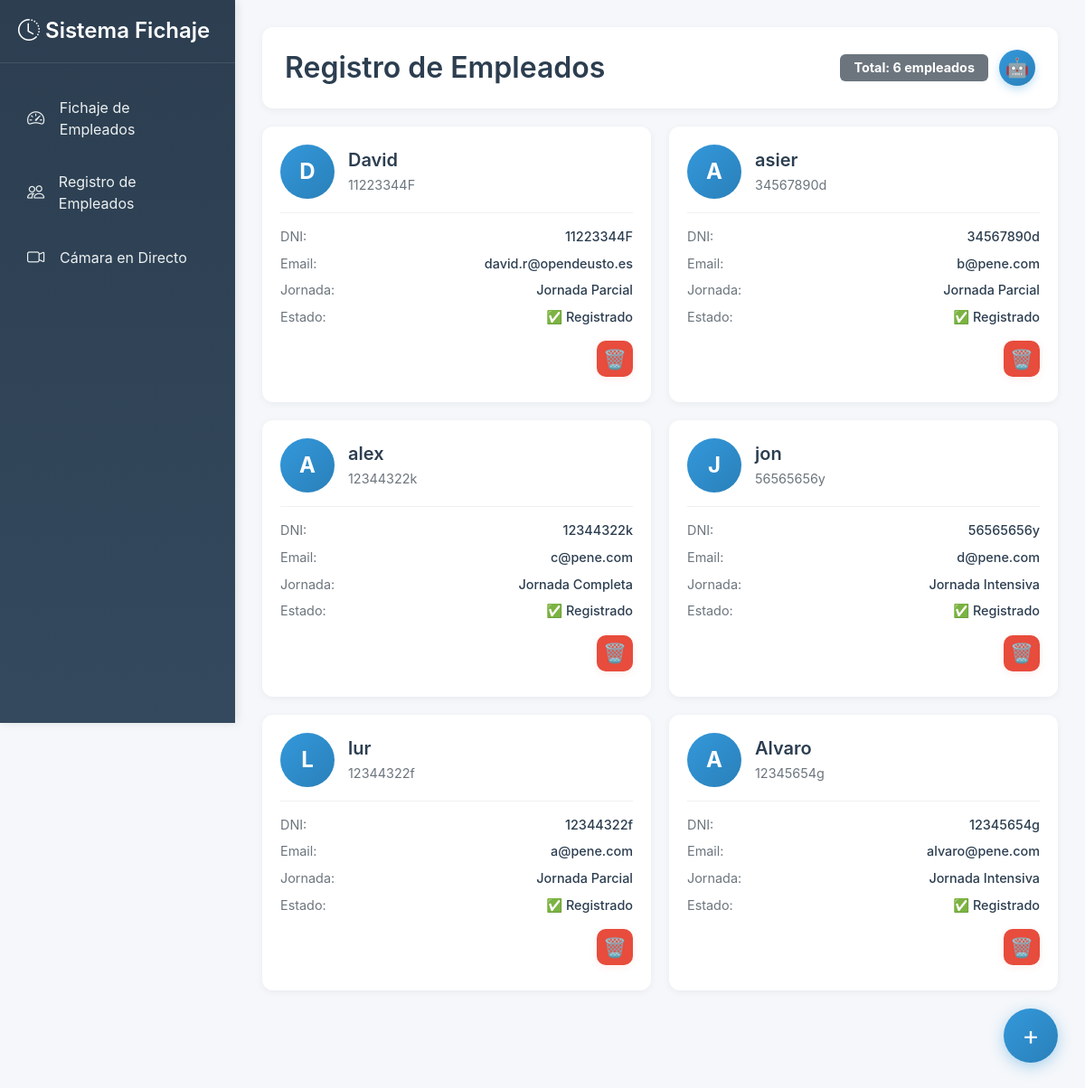
Screenshot of /registro_empleados with the database file from the repository.
### core/bd/bd_create.py (models this page shows, shortened)
class Empleado(db.Model):
    __tablename__ = "empleados"
    dni = db.Column(db.String(9), primary_key=True)
    nombre = db.Column(db.String(100), nullable=False)
    email = db.Column(db.String(120), unique=True, nullable=False)
    jornada = db.Column(db.Integer, nullable=False)
    horas = db.Column(db.Float, default=0)
    estado = db.Column(db.String(20), default='out')
    path_image = db.Column(db.String, nullable=False)

### web/routes/main_routes.py (the view)
@main_bp.route('/registro_empleados')
def registro_empleados():
    return render_template('registro_empleados.html', employees=obtener_empleados_lista())

### core/bd/bd_functions.py (called while the page is built)
def obtener_empleados_lista():
    engine = create_engine(Config.SQLALCHEMY_DATABASE_URI)
    Session = sessionmaker(bind=engine)
    session = Session()
    try:
        empleados = session.query(Empleado).all()
        return empleados
    except Exception as e:
        print(f"Error al obtener empleados: {e}")
        return []
    finally:
        session.close()  # Importante: cerrar la sesión

### templates/registro_empleados.html (shortened to what this page needs)
{% extends "base.html" %}
{% block content %}
<div class="header-section">
    <h2>Registro de Empleados</h2>
    <div class="header-buttons">
        <span class="badge bg-secondary" style="padding: 8px 15px; font-size: 0.9rem;">
            Total: {{ employees|length if employees else 0 }} empleados
        </span>
        <button class="entrenar-modelo-btn" onclick="entrenarModelo()">🤖</button>
    </div>
</div>
<div class="employees-grid">
    {% if employees %}
        {% for employee in employees %}
        <div class="employee-card">
            <div class="employee-card-header">
                <div class="employee-card-avatar">
                    {{ employee.nombre[0]|upper }}{{ employee.nombre.split()[1][0]|upper if employee.nombre.split()|length > 1 else '' }}
                </div>
                <div class="employee-card-info">
                    <h5>{{ employee.nombre }}</h5>
                    <p>{{ employee.dni }}</p>
                </div>
            </div>
            <div class="employee-card-details">
                <div class="detail-row">
                    <span class="detail-label">DNI:</span>
                    <span class="detail-value">{{ employee.dni }}</span>
                </div>
                <div class="detail-row">
                    <span class="detail-label">Email:</span>
                    <span class="detail-value">{{ employee.email }}</span>
                </div>
                <div class="detail-row">
                    <span class="detail-label">Jornada:</span>
                    <span class="detail-value">
                        {% if employee.jornada == 8 %}Jornada Completa{% elif employee.jornada == 4 %}Jornada Parcial{% elif employee.jornada == 6 %}Jornada Intensiva{% else %}{{ employee.jornada }}{% endif %}
                    </span>
                </div>
                <div class="detail-row">
                    <span class="detail-label">Estado:</span>
                    <span class="detail-value">✅ Registrado</span>
                </div>
                <div class="detail-row" style="justify-content: flex-end;">
                    <button class="delete-employee-btn" title="Eliminar empleado" onclick="deleteEmployee('{{ employee.dni }}')">
                        🗑️
                    </button>
                </div>
            </div>
        </div>
        {% endfor %}
    {% endif %}
</div>
<button class="add-employee-btn" onclick="openModal()">+</button>
{% endblock %}

### templates/base.html (shortened to what this page needs)
<!DOCTYPE html>
<html lang="es">
<head>
    <link href="https://cdn.jsdelivr.net/npm/bootstrap@5.3.0/dist/css/bootstrap.min.css" rel="stylesheet">
    <link rel="stylesheet" href="https://cdn.jsdelivr.net/npm/bootstrap-icons@1.11.0/font/bootstrap-icons.css">
</head>
<body>
    <div class="sidebar" id="sidebar">
        <div class="sidebar-header">
            <h4><i class="bi bi-clock-history"></i> Sistema Fichaje</h4>
        </div>
        <nav class="nav flex-column">
            <div class="nav-item">
                <a href="{{ url_for('main.dashboard') }}" class="nav-link {% if request.endpoint == 'dashboard' %}active{% endif %}">
                    <i class="bi bi-speedometer2"></i>
                    <span>Fichaje de Empleados</span>
                </a>
            </div>
            <div class="nav-item">
                <a href="{{ url_for('main.registro_empleados') }}" class="nav-link {% if request.endpoint == 'registro_empleados' %}active{% endif %}">
                    <i class="bi bi-people"></i>
                    <span>Registro de Empleados</span>
                </a>
            </div>
            <div class="nav-item">
                <a href="{{ url_for('main.camara') }}" class="nav-link {% if request.endpoint == 'camara_directo' %}active{% endif %}">
                    <i class="bi bi-camera-video"></i>
                    <span>Cámara en Directo</span>
                </a>
            </div>
        </nav>
    </div>
    <div class="main-content">
        {% block content %}{% endblock %}
    </div>
</body>
</html>

### templates/base.html (style rules this page uses)
body { font-family: -apple-system, BlinkMacSystemFont, 'Segoe UI', Roboto, Oxygen, Ubuntu, Cantarell, sans-serif; background-color: #f5f7fa; }
.sidebar { position: fixed; top: 0; left: 0; height: 100vh; width: 260px; background: linear-gradient(180deg, #2c3e50 0%, #34495e 100%); padding: 20px 0; box-shadow: 2px 0 10px rgba(0,0,0,0.1); z-index: 1000; transition: transform 0.3s ease; }
.sidebar-header { padding: 0 20px 20px; border-bottom: 1px solid rgba(255,255,255,0.1); margin-bottom: 20px; }
.sidebar-header h4 { color: #fff; font-weight: 600; margin: 0; }
.nav-item { margin: 5px 15px; }
.nav-link { color: #ecf0f1; padding: 12px 15px; border-radius: 8px; display: flex; align-items: center; transition: all 0.3s; text-decoration: none; }
.nav-link i { margin-right: 12px; font-size: 1.2rem; width: 24px; }
.main-content { margin-left: 260px; padding: 30px; min-height: 100vh; }

### templates/registro_empleados.html (style rules this page uses)
.delete-employee-btn { background: #e74c3c; border: none; color: white; font-size: 1.3rem; border-radius: 10px; width: 40px; height: 40px; display: flex; align-items: center; justify-content: center; box-shadow: 0 2px 8px rgba(231,76,60,0.10); transition: transform 0.18s, box-shadow 0.18s; cursor: pointer; margin-top: 8px; }
.header-section { background: white; padding: 25px; border-radius: 12px; box-shadow: 0 2px 8px rgba(0,0,0,0.05); margin-bottom: 30px; display: flex; justify-content: space-between; align-items: center; }
.header-section h2 { margin: 0; color: #2c3e50; font-weight: 600; }
.employees-grid { display: grid; grid-template-columns: repeat(auto-fill, minmax(300px, 1fr)); gap: 20px; margin-bottom: 80px; }
.employee-card { background: white; border-radius: 12px; box-shadow: 0 2px 8px rgba(0,0,0,0.05); padding: 20px; transition: transform 0.2s, box-shadow 0.2s; cursor: pointer; }
.employee-card-header { display: flex; align-items: center; gap: 15px; margin-bottom: 15px; }
.employee-card-avatar { width: 60px; height: 60px; border-radius: 50%; background: linear-gradient(135deg, #3498db 0%, #2980b9 100%); color: white; display: flex; align-items: center; justify-content: center; font-size: 1.5rem; font-weight: bold; }
.employee-card-info h5 { margin: 0; color: #2c3e50; font-weight: 600; }
.employee-card-info p { margin: 5px 0 0; color: #6c757d; font-size: 0.9rem; }
.employee-card-details { border-top: 1px solid #f0f0f0; padding-top: 15px; }
.detail-row { display: flex; justify-content: space-between; margin-bottom: 8px; font-size: 0.9rem; }
.detail-label { color: #6c757d; }
.detail-value { color: #2c3e50; font-weight: 500; }
.add-employee-btn { position: fixed; bottom: 30px; right: 30px; width: 60px; height: 60px; border-radius: 50%; background: linear-gradient(135deg, #3498db 0%, #2980b9 100%); color: white; border: none; box-shadow: 0 4px 16px rgba(52,152,219,0.4); font-size: 1.8rem; display: flex; align-items: center; justify-content: center; cursor: pointer; transition: transform 0.2s, box-shadow 0.2s; z-index: 999; }
.header-section { display: flex; justify-content: space-between; align-items: center; margin-bottom: 20px; }
.header-buttons { display: flex; align-items: center; gap: 12px; }
.entrenar-modelo-btn { width: 40px; height: 40px; border-radius: 50%; background: linear-gradient(135deg, #3498db 0%, #2980b9 100%); color: white; border: none; font-size: 1.3rem; display: flex; justify-content: center; align-items: center; cursor: pointer; box-shadow: 0 4px 10px rgba(52,152,219,0.3); transition: transform 0.2s ease; }

### rows the page displays
Empleado: nombre "D", nombre "David", dni "11223344F", email "david.r@opendeusto.es", jornada "Jornada Parcial"
Empleado: nombre "A", nombre "asier", dni "34567890d", email "b@pene.com", jornada "Jornada Parcial"
Empleado: nombre "A", nombre "alex", dni "12344322k", email "c@pene.com", jornada "Jornada Completa"
Empleado: nombre "J", nombre "jon", dni "56565656y", email "d@pene.com", jornada "Jornada Intensiva"
Empleado: nombre "L", nombre "lur", dni "12344322f", email "a@pene.com", jornada "Jornada Parcial"
Empleado: nombre "A", nombre "Alvaro", dni "12345654g", email "alvaro@pene.com", jornada "Jornada Intensiva"

### other values shown
{{ employees|length if employees else 0 }} "6"
